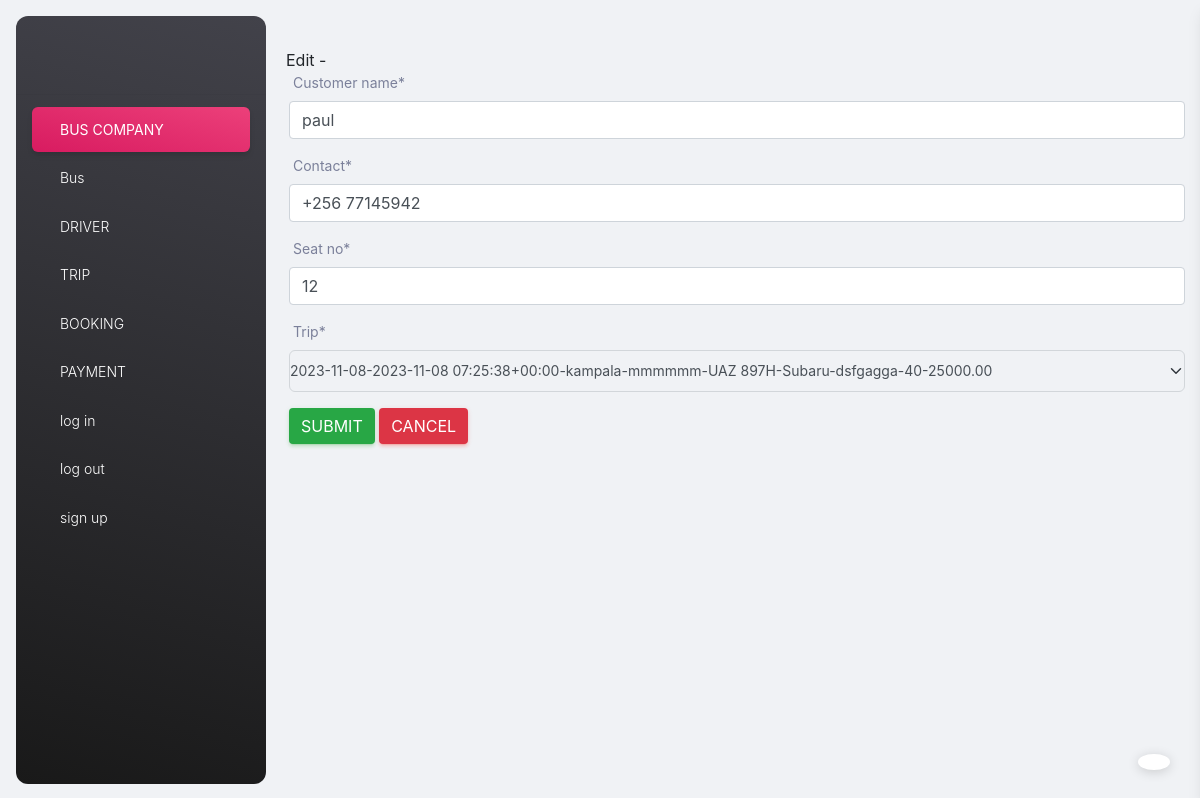
/edit_booking/2/ (signed in), run on the app's committed database.
### my_app/models.py (models this page shows, shortened)
class Booking(models.Model):
    customer_name = models.CharField(max_length = 27)
    contact = models.CharField(max_length = 15)
    seat_no = models.IntegerField()
    trip = models.ForeignKey(Trip, on_delete = models.CASCADE)

### my_app/views.py (the view)
# urls.py: path('edit_booking/<int:booking_id>/', edit_booking_view, name="edit_booking_page"),
@login_required
def edit_booking_view(request, booking_id):
        message=''
        booking = Booking.objects.get(id=booking_id)
        if request.method =="POST":
                booking_form = BookingForm(request.POST, instance=booking)
                if booking_form.is_valid():
                        booking_form.save()
                        messages.success(request, "Booking Edited Successfully")
                        return redirect(add_booking_view)
                else:
                        message= "Form has invalid data"
        else:
                booking_form = BookingForm( instance = booking)
        context ={
                'form':booking_form,
                'booking':booking,
                'message':message
        }
        return render(request, 'edit_booking.html', context)

### my_app/forms.py
class BookingForm(ModelForm):
    class Meta:
        model = Booking
        fields = '__all__'

### my_app/models.py (called while the page is built)
    def __str__(self):
        return f"{self.plate_no}-{self.model}-{self.brand}-{self.capacity}"

    def __str__(self):
        return f"{self.trip_date}-{self.departure_time}-{self.departure_place}-{self.destination}-{self.bus}-{self.amount}"

### my_app/templates/edit_booking.html (shortened to what this page needs)
<html>
    {% extends './base.html' %}
    {% block content %}
    {% load crispy_forms_tags %}
    {% load static %}
        <link rel="stylesheet" href="{% static 'css/bootstrap.min.css' %}">
    <body>
        <hi>Edit -{{booking.booking_customer_name}} </hi>
        <div class="container">
            <form method="POST">
                {{form|crispy}}
                <input type="Submit" value="Submit" class="btn btn-success">
                <a class="btn btn-danger" href="{% url 'add_booking_page' %}">Cancel</a>
            </form>
        </div>
    {% endblock content %}

### data on the page
Booking: customer_name "paul", contact "+256 77145942", seat_no "12", trip "2023-11-08-2023-11-08 07:25:38+00:00-kampala-mmmmmm-UAZ 897H-Subaru-dsfgagga-40-25000.00"
